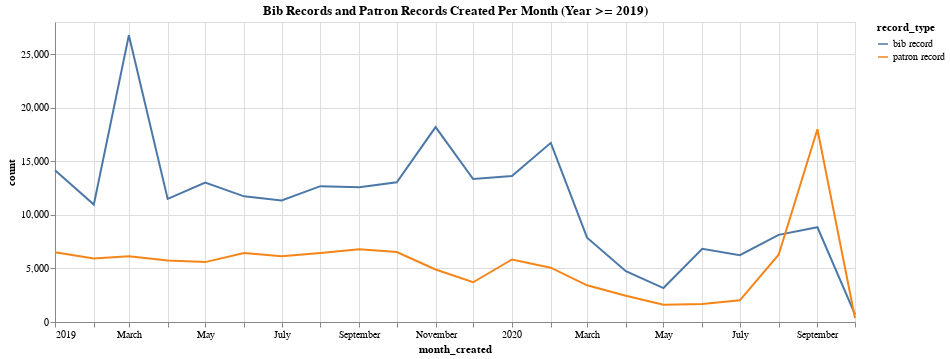

This figure's notebook cell:
### Code cell
'''
Plot bib and patron record ... rembering to filter out the item records!
'''

# Create an new DataFrame ('source') that is returned from filtering our original DataFrame:
source = df[(df['month_created'] >= '2019') 
            & (df['record_type'].isin(['bib record', 'patron record'])) ]

# Generate the Altair chart from our filtered data:
bib_v_patron = alt.Chart(source).mark_line().encode(
    x='month_created:T',
    y='count',
    color='record_type',
    tooltip=['month_created:T', 'count', 'record_type']
).properties(
    title='Bib Records and Patron Records Created Per Month (Year >= 2019)',
    width=800
)

# display the chart
bib_v_patron

### Figure 1 — Vega-Lite specification as saved in the notebook (floating-point values rounded to 4 significant figures)
{"config": {"view": {"continuousWidth": 400, "continuousHeight": 300}}, "data": {"name": "data-dceb7fc763a4d1127fdcd857057fab54"}, "mark": "line", "encoding": {"color": {"type": "nominal", "field": "record_type"}, "tooltip": [{"type": "temporal", "field": "month_created"}, {"type": "quantitative", "field": "count"}, {"type": "nominal", "field": "record_type"}], "x": {"type": "temporal", "field": "month_created"}, "y": {"type": "quantitative", "field": "count"}}, "title": "Bib Records and Patron Records Created Per Month (Year >= 2019)", "width": 800, "$schema": "https://vega.github.io/schema/vega-lite/v4.8.1.json", "datasets": {"data-dceb7fc763a4d1127fdcd857057fab54": [{"month_created": "2019-01", "record_type": "bib record", "count": 14163}, {"month_created": "2019-01", "record_type": "patron record", "count": 6519}, {"month_created": "2019-02", "record_type": "bib record", "count": 10956}, {"month_created": "2019-02", "record_type": "patron record", "count": 5924}, {"month_created": "2019-03", "record_type": "bib record", "count": 26770}, {"month_created": "2019-03", "record_type": "patron record", "count": 6137}, {"month_created": "2019-04", "record_type": "bib record", "count": 11488}, {"month_created": "2019-04", "record_type": "patron record", "count": 5741}, {"month_created": "2019-05", "record_type": "bib record", "count": 13009}, {"month_created": "2019-05", "record_type": "patron record", "count": 5590}, {"month_created": "2019-06", "record_type": "bib record", "count": 11729}, {"month_created": "2019-06", "record_type": "patron record", "count": 6446}, {"month_created": "2019-07", "record_type": "bib record", "count": 11348}, {"month_created": "2019-07", "record_type": "patron record", "count": 6137}, {"month_created": "2019-08", "record_type": "bib record", "count": 12678}, {"month_created": "2019-08", "record_type": "patron record", "count": 6430}, {"month_created": "2019-09", "record_type": "bib record", "count": 12578}, {"month_created": "2019-09", "record_type": "patron record", "count": 6794}, {"month_created": "2019-10", "record_type": "bib record", "count": 13045}, {"month_created": "2019-10", "record_type": "patron record", "count": 6531}, {"month_created": "2019-11", "record_type": "bib record", "count": 18195}, {"month_created": "2019-11", "record_type": "patron record", "count": 4898}, {"month_created": "2019-12", "record_type": "bib record", "count": 13343}, {"month_created": "2019-12", "record_type": "patron record", "count": 3709}, {"month_created": "2020-01", "record_type": "bib record", "count": 13626}, {"month_created": "2020-01", "record_type": "patron record", "count": 5833}, {"month_created": "2020-02", "record_type": "bib record", "count": 16722}, {"month_created": "2020-02", "record_type": "patron record", "count": 5066}, {"month_created": "2020-03", "record_type": "bib record", "count": 7871}, {"month_created": "2020-03", "record_type": "patron record", "count": 3424}, {"month_created": "2020-04", "record_type": "bib record", "count": 4737}, {"month_created": "2020-04", "record_type": "patron record", "count": 2455}, {"month_created": "2020-05", "record_type": "bib record", "count": 3168}, {"month_created": "2020-05", "record_type": "patron record", "count": 1619}, {"month_created": "2020-06", "record_type": "bib record", "count": 6827}, {"month_created": "2020-06", "record_type": "patron record", "count": 1674}, {"month_created": "2020-07", "record_type": "bib record", "count": 6231}, {"month_created": "2020-07", "record_type": "patron record", "count": 2026}, {"month_created": "2020-08", "record_type": "bib record", "count": 8134}, {"month_created": "2020-08", "record_type": "patron record", "count": 6284}, {"month_created": "2020-09", "record_type": "bib record", "count": 8844}, {"month_created": "2020-09", "record_type": "patron record", "count": 17988}, {"month_created": "2020-10", "record_type": "bib record", "count": 711}, {"month_created": "2020-10", "record_type": "patron record", "count": 375}]}}
